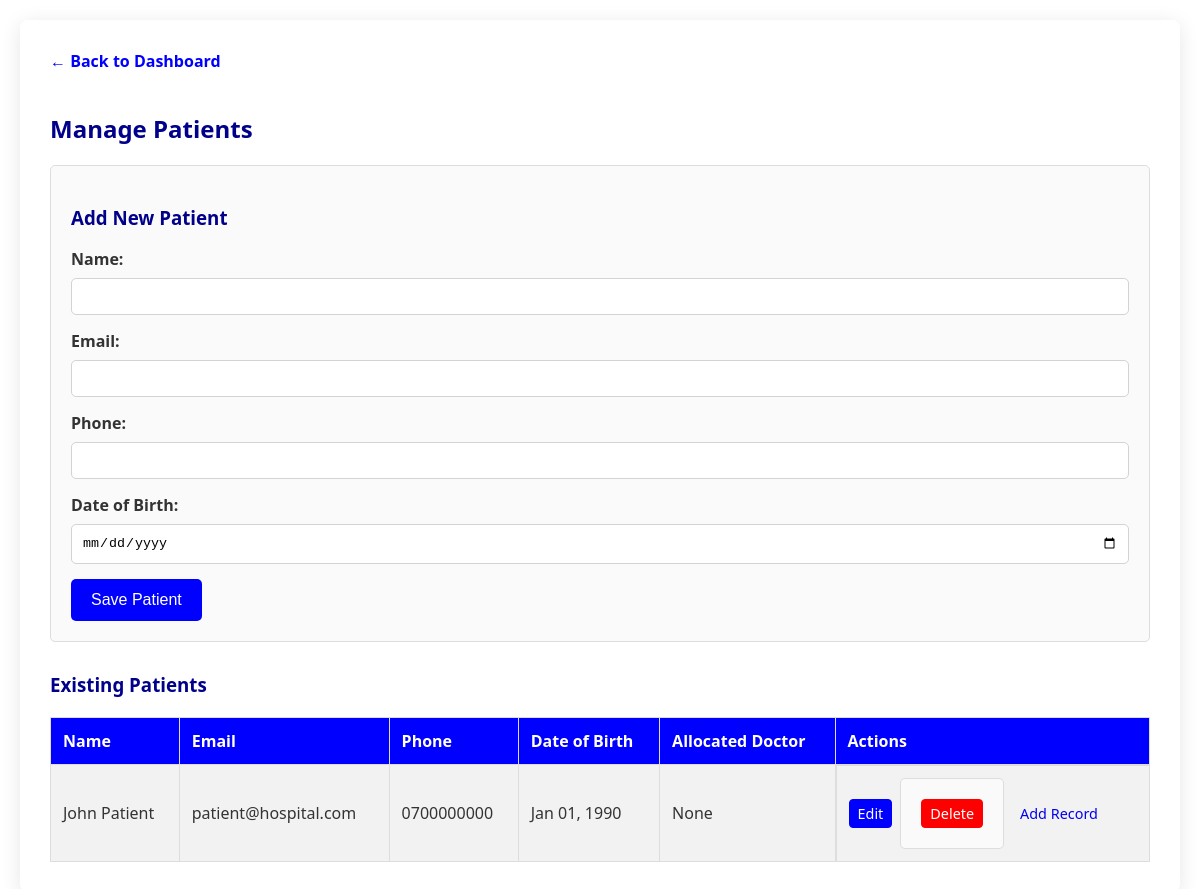
Page /manage_patients.php (signed in) on the committed database.
### tables this page shows
CREATE TABLE IF NOT EXISTS patients (
    id INT AUTO_INCREMENT PRIMARY KEY,
    name VARCHAR(100) NOT NULL,
    email VARCHAR(150) NOT NULL UNIQUE,
    password VARCHAR(255) NOT NULL,
    phone VARCHAR(30),
    date_of_birth DATE,
    patient_type ENUM('inpatient','outpatient') DEFAULT 'outpatient',
    patient_status ENUM('outpatient','admitted','discharged') DEFAULT 'outpatient',
    created_at TIMESTAMP DEFAULT CURRENT_TIMESTAMP
);

### manage_patients.php (the view, shortened to what this page needs)
<?php
require 'db.php';
$user_role = $_SESSION['user_role'];
$editing_patient = null;
if ($user_role === 'admin') {
    $patients = $conn->query("SELECT p.id, p.name, p.email, p.phone, p.date_of_birth, (SELECT u.name FROM appointments a JOIN users u ON a.doctor_id=u.id WHERE a.patient_id=p.id ORDER BY a.id DESC LIMIT 1) AS doctor_name FROM patients p ORDER BY p.name ASC");
}
?>
<!DOCTYPE html>
<html lang="en">
<head>
</head>
<body>
<div class="container">
    <a href="javascript:history.back()" class="dashboard-link">&larr; Back to Dashboard</a>
    <h2>Manage Patients</h2>
    <form action="manage_patients.php" method="POST">
        <h3><?php echo $editing_patient ? 'Edit Patient' : 'Add New Patient'; ?></h3>
        <label for="name">Name:</label>
        <input type="text" id="name" name="name" value="<?php echo htmlspecialchars($editing_patient['name'] ?? ''); ?>" required>
        <label for="email">Email:</label>
        <input type="email" id="email" name="email" value="<?php echo htmlspecialchars($editing_patient['email'] ?? ''); ?>" required>
        <label for="phone">Phone:</label>
        <input type="text" id="phone" name="phone" value="<?php echo htmlspecialchars($editing_patient['phone'] ?? ''); ?>">
        <label for="date_of_birth">Date of Birth:</label>
        <input type="date" id="date_of_birth" name="date_of_birth" value="<?php echo htmlspecialchars($editing_patient['date_of_birth'] ?? ''); ?>">
        <button type="submit" name="save_patient"><?php echo $editing_patient ? 'Update Patient' : 'Save Patient'; ?></button>
    </form>
    <h3>Existing Patients</h3>
    <table>
        <tr>
            <th>Name</th>
            <th>Email</th>
            <th>Phone</th>
            <th>Date of Birth</th>
            <th>Allocated Doctor</th>
            <th>Actions</th>
        </tr>
        <?php while($row = $patients->fetch_assoc()): ?>
        <tr>
            <td><?= htmlspecialchars($row['name']) ?></td>
            <td><?= htmlspecialchars($row['email']) ?></td>
            <td><?= htmlspecialchars($row['phone']) ?></td>
            <td><?= htmlspecialchars($row['date_of_birth'] ? date('M d, Y', strtotime($row['date_of_birth'])) : 'N/A') ?></td>
            <td><?= htmlspecialchars($row['doctor_name'] ?? 'None') ?></td>
            <td class="actions">
                <a href="manage_patients.php?edit=<?= $row['id'] ?>" class="edit-btn">Edit</a>
                <form action="manage_patients.php" method="POST" onsubmit="return confirm('Are you sure you want to delete this patient? This might affect existing medical records.');">
                    <button type="submit" name="delete_patient" class="delete-btn">Delete</button>
                </form>
                <a href="manage_records.php?edit=0&patient_id=<?= $row['id'] ?>">Add Record</a>
            </td>
        </tr>
        <?php endwhile; ?>
    </table>
</div>
</body>
</html>

### manage_patients.php (style rules this page uses)
body { font-family: 'Segoe UI', sans-serif; color: #333; margin: 0; background-image: url('images/admin_background.jpg'); background-size: cover; background-position: center; background-repeat: no-repeat; background-attachment: fixed; padding: 20px 0; }
.container { background-color: white; padding: 30px; border-radius: 8px; box-shadow: 0 4px 20px rgba(0,0,0,0.1); max-width: 1100px; margin: auto; }
h2, h3 { color: darkblue; }
form { margin-bottom: 30px; padding: 20px; border: 1px solid #ddd; border-radius: 5px; background-color: #fafafa; }
form label { display: block; margin-bottom: 8px; font-weight: bold; }
form input { width: 100%; padding: 10px; margin-bottom: 15px; border: 1px solid lightgray; border-radius: 5px; box-sizing: border-box; }
form button { background-color: blue; color: white; padding: 12px 20px; border: none; border-radius: 5px; cursor: pointer; font-size: 16px; }
table { width: 100%; border-collapse: collapse; margin-top: 20px; }
th, td { padding: 12px; border: 1px solid #ddd; text-align: left; }
th { background-color: blue; color: white; }
tr:nth-child(even) { background-color: #f2f2f2; }
.actions { display: flex; align-items: center; gap: 8px; }
.actions a, .actions button { padding: 4px 8px; border-radius: 4px; text-decoration: none; font-size: 0.9em; cursor: pointer; text-align: center; }
.actions .edit-btn { color: white; background-color: blue; border: 1px solid blue; }
.actions .delete-btn { color: white; background-color: red; border: 1px solid red; font-family: inherit; }
.actions form { margin: 0; }
.dashboard-link { display: inline-block; margin-bottom: 20px; color: blue; text-decoration: none; font-weight: bold; }

### rows in the picture
patients: name "John Patient", email "patient@hospital.com", phone "0700000000", date_of_birth "Jan 01, 1990", doctor_name "None"
